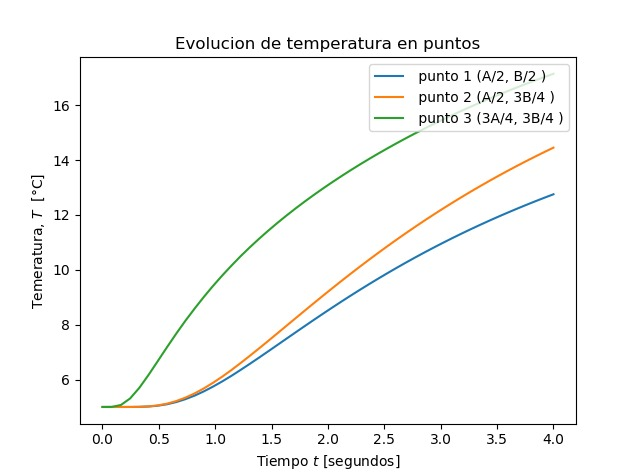

Recreate this plot in Python.
from matplotlib.pylab import *
from matplotlib import cm


#definir geo

a=1.
b=1.
Nx=30
Ny=30

dx=b/Nx
dy=b/Ny

if dx!=dy:
    print("Error! dx!=dy")

h=dx

Puntos_a_analizar=[[],[],[]]

#funcion de conveniencia para calcular las coordenadas del punto (i,j)
coords = lambda i,j:(dx*i,dy*j)

x,y =coords(4,2)
print("x: ", x)
print("y: ", y)

def imshowbien(u):
    imshow(u.T[Nx::-1,:],cmap=cm.coolwarm, interpolation='bilinear')
    cbar=colorbar(extend='both',cmap=cm.coolwarm)
    ticks = arange(0,35,5)
    ticks_Text=["{}°".format(deg) for deg in ticks]
    cbar.set_ticks(ticks)
    cbar.set_ticklabels(ticks_Text)
    clim(0,30)

    xlabel('a')
    ylabel('b')
    xTicks_N=arange(0,Nx+1,3)
    yTicks_N=arange(0,Ny+1,3)
    xTicks=[coords(i,0)[0] for i in xTicks_N]
    yTicks=[coords(0,i)[1] for i in yTicks_N]
    xTicks_Text=["{0:.2f}".format(tick) for tick in xTicks]
    yTicks_Text=["{0:.2f}".format(tick) for tick in yTicks]
    xticks(xTicks_N,xTicks_Text,rotation='vertical')
    yticks(yTicks_N,yTicks_Text)
    margins(0.2)
    subplots_adjust(bottom=0.15)
    #show()


u_k = zeros((Nx + 1, Ny + 1),dtype=double)
u_km1 = zeros((Nx + 1, Ny + 1),dtype=double)

#condiciones iniciales
u_k[:,:] = 5.  #20 grados inicial en todas partes

#parametros problema(hierro)
dt = 0.01 #s
K = 79.5 #m**2/s
c = 450.
rho = 7800.
alpha = K * dt / (c*rho * dx**2)

#Informar cosas interesantes
print(f"dt = {dt}")
print(f"dx = {dx}")
print(f"K = {K}")
print(f"c = {c}")
print(f"rho = {rho}")
print(f"alpha = {alpha}")

#Loop en el tiempo
minuto = 60.
hora = 3600.
dia = 24*3600

dt = 1*minuto
dnext_t = 0.5 * hora
next_t = 0
framenum = 0
T = 1*dia
Days = 1*T #cuantos dias quiero simular

def truncate(n,decimals=0):
    multiplier = 10**decimals
    return int(n*multiplier) / multiplier

#Loop en el tiempo
for k in range(int32(Days/dt)):
    t = dt*(k+1)
    dias = truncate(t/dia,0)
    horas = truncate((t-dias*dia)/hora,0)
    minutos = truncate((t-dias*dia-horas*hora)/minuto,0)
    titulo = "k = {0:05.0f}".format(k) + " t = {0:02.0f}d {1:02.0f}h {2:02.0f}m ".format(dias,horas,minutos)
    print(titulo)

    #CB esenciales, se repiten en cada iteracion
    u_k[0, :] = 25. #Borde izq
    u_k[-1, :] = 25.  # Borde der
    #u_k[:, 0] = 20.  # Borde inferior
    #u_k[:, -1] = 0.  # Borde sup

    u_k[:, 0] = u_k[:, 1] - 0 * dx # Borde inf, gradiente -10
    u_k[:, -1] = u_k[:, -2] - 0 * dx # Borde sup, gradiente -10
    # (f(x+h)+f(x))/dx = algo

    #loop en el espacio i = 1...... n-1
    for i in range(1,Nx):
        for j in range(1,Ny):

            #algoritmo de diferencias finidas 2-D para difusion

            #laplaciano
            nabla_u_k = (u_k[i-1, j] + u_k[i+1, j] + u_k[i, j-1] + u_k[i, j+1] - 4 * u_k[i, j]) / h**2

            #forward Euler
            u_km1[i, j] = u_k[i, j]+alpha*nabla_u_k

    #avanzar la solucion a k+1
    u_k = u_km1

    #CB denuevo, para asegurar cumplimiento
    u_k[0, :] = 25. #Borde izq
    u_k[-1, :] = 25.  # Borde der
    #u_k[:, 0] = 20.  # Borde inferior
    #u_k[:, -1] = 0.  # Borde sup

    u_k[:, 0] = u_k[:, 1] - 0 * dx # Borde inf, gradiente -10
    u_k[:, -1] = u_k[:, -2] - 0 * dx # Borde sup, gradiente -10
    # (f(x+h)+f(x))/dx = algo

    #Grafico en d_next
    if t>next_t:

        Puntos_a_analizar[0].append(u_k[int((Nx+1)/2),int((Ny+1)/2)])
        Puntos_a_analizar[1].append(u_k[int((Nx+1)/2),int(3*(Ny+1)/4)])
        Puntos_a_analizar[2].append(u_k[int(3*(Nx+1)/4),int(3*(Ny+1)/4)])

        figure(1)
        imshowbien(u_k)
        title(titulo)
        savefig("Ejemplo/frame_{0:04.0f}.png".format(framenum))
        framenum += 1
        next_t += dnext_t
        close(1)



x_x=np.linspace(dt,Days,len(Puntos_a_analizar[0]))
plt.plot(x_x,Puntos_a_analizar[0],label=" punto 1 (A/2, B/2 )")
plt.plot(x_x,Puntos_a_analizar[1],label=" punto 2 (A/2, 3B/4 )")
plt.plot(x_x,Puntos_a_analizar[2],label=" punto 3 (3A/4, 3B/4 )")
plt.legend(loc=1)
plt.title("Evolucion de temperatura en puntos")
plt.ylabel("Temeratura, $T$  [°C]")
plt.xlabel("Tiempo $t$ [segundos]")
plt.show()
